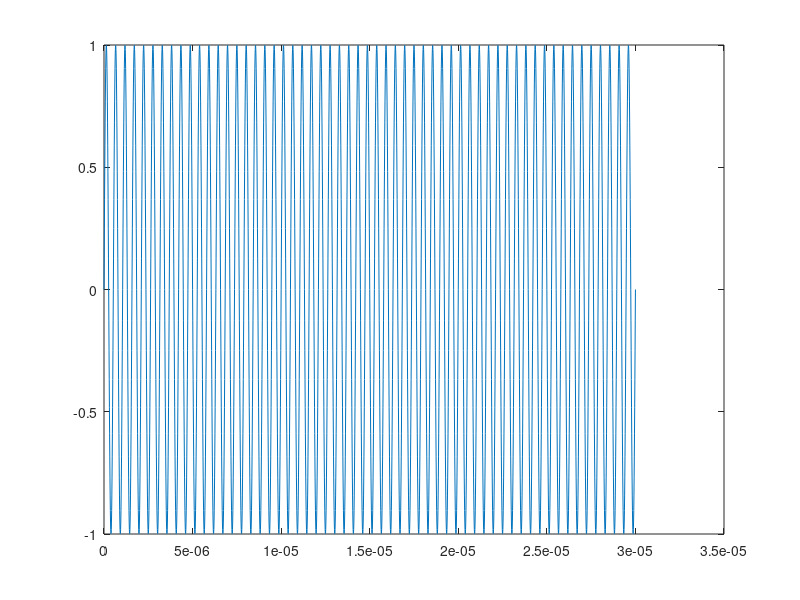
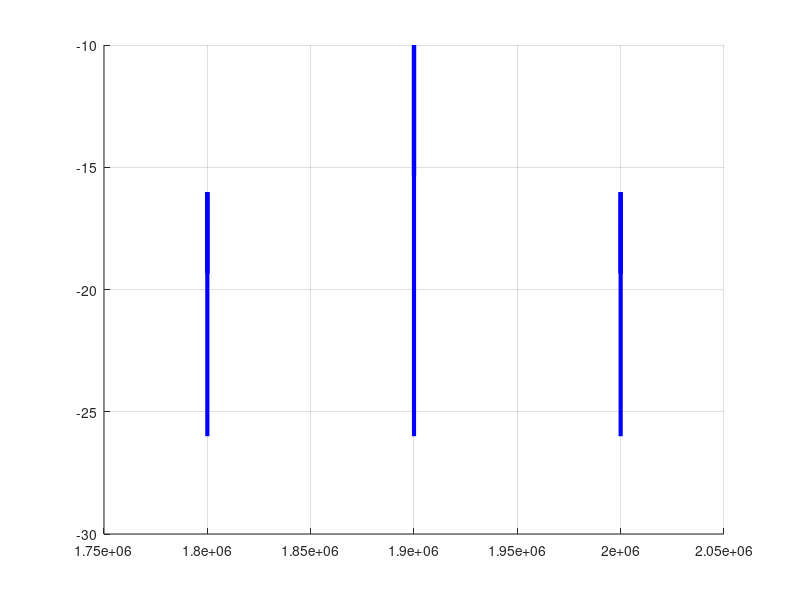

MATLAB code for these plots, in order: (Note: this script raises an error after producing the figures.)
fp = 1.9e6;
fm = 100e3;
m = 1;
Ap = 0.1;
Am = Ap*m/2;
t = 0:1/50/fp:3/fm;

%Sm = sin(2*pi()*fm*t);
Sp = sin(2*pi()*fp*t);

Sm = Ap*(mod(t, 1/fm));

SAM = Sp .* (1 + m*Sm);
plot(t, SAM);

x = [fp - fm, fp, fp + fm];
y = 10*log10([Am^2/100/1e-3, Ap^2/100/1e-3, Am^2/100/1e-3]);
figure;
hold on;
grid on;

for i=1:3
    %m=1: 18
    %m=0.5: 24
    quiver(x(i), -26, 0, y(i)+26, 0, 'Color', 'b', 'LineWidth', 3);
end

formataxes('', 'Frecuencia (Hz)', 'Potencia (dBm)');